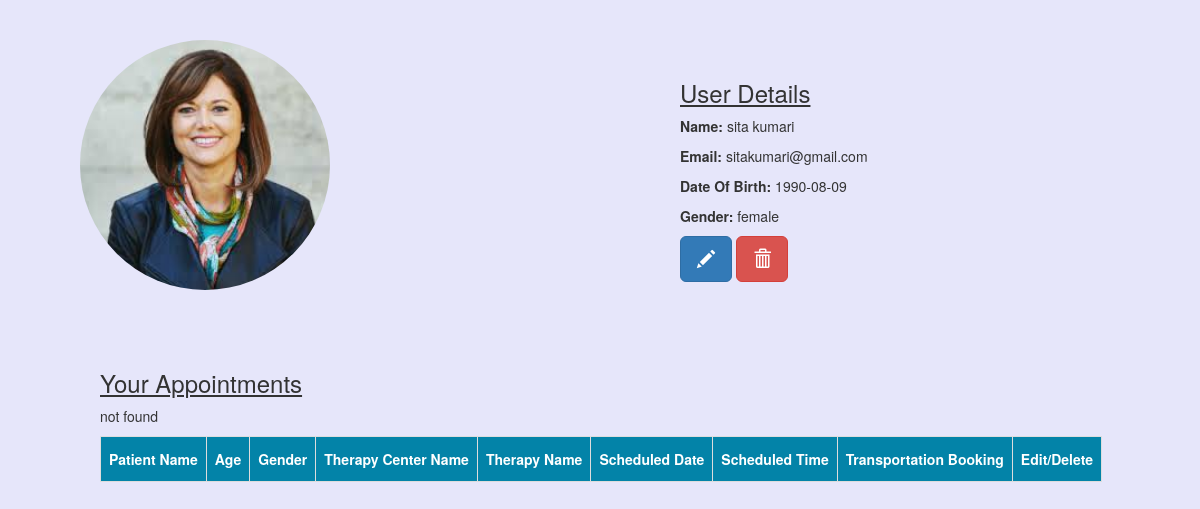
Screenshot of /normalconnect.php?username=sitakumari@gmail.com with the database file from the repository.
### tables this page shows
CREATE TABLE `client` (
  `id` int(10) NOT NULL,
  `name` varchar(250) NOT NULL,
  `surname` varchar(250) NOT NULL,
  `password` varchar(10) NOT NULL,
  `pass2` varchar(10) NOT NULL,
  `email` varchar(250) NOT NULL,
  `dob` date NOT NULL,
  `gender` varchar(10) NOT NULL
);

### normalconnect.php (the view, shortened to what this page needs)
<?php
	$uname=$_GET['username'];
$mysqli=NEW MySQLi('localhost','root','','registration');
$resultSet= $mysqli->query("SELECT * FROM client where email='$uname'");
echo"<!DOCTYPE html><html>".
"<head>".
"<title>My Account</title>".
  "<meta charset='utf-8'>".
  "<meta name='viewport' content='width=device-width, initial-scale=1'>".
  "<link rel='stylesheet' href='https://maxcdn.bootstrapcdn.com/bootstrap/3.3.7/css/bootstrap.min.css'>".
  "<script src='https://ajax.googleapis.com/ajax/libs/jquery/3.3.1/jquery.min.js'></script>".
  "<script src='https://maxcdn.bootstrapcdn.com/bootstrap/3.3.7/js/bootstrap.min.js'></script>".
  "<link rel='stylesheet' href='myacc.css'>".
"</head>".
"<body style='background-color:#E6E6FA'>".
"<div class='containers'>";
echo "<div class='split1 left'>".
"<img src='acc.jpg' alt='Profile Pic' width='250' height='250'></div>".
"<div class='split1 right1'>".
"<div class='box1'>";
if($resultSet->num_rows !=0){
	echo"<h3><u>User Details</u></h3>";
	while($rows=$resultSet->fetch_assoc())
	{
		$id=$rows['id'];
		$fname=$rows['name'];
		$lname=$rows['surname'];
		$url3="edituser.php?id=".$id;
		$url4="deleteuser.php?id=".$id;
		echo"<p><b> Name:</b> $fname $lname</p>";
		echo"<p><b> Email:</b> ". $rows['email']."</p>";
		echo"<p><b> Date Of Birth: </b>". $rows['dob']."</p>";
		echo"<p><b> Gender:</b> ". $rows['gender']."</p>";
		echo"
        <a href='$url3' class='btn btn-primary btn-lg'>
          <span class='glyphicon glyphicon-pencil'></span>
        </a> <a href='$url4' class='btn btn-danger btn-lg'>
          <span class='glyphicon glyphicon-trash'></span>
        </a>";
	}
}
echo "</div></div><div class='box2'>";
	echo"<p><h3><u>Your Appointments</u></h3></p>";
	$mysqli=NEW MySQLi('localhost','root','','registration');
	$resultSet= $mysqli->query("SELECT * FROM appointments where email='$uname'");
	echo"<table class='customers'><thead><tr>".
	  "<th>Patient Name</th>".
        "<th>Age</th>".
		"<th>Gender</th>".
		"<th>Therapy Center Name</th>".
		"<th>Therapy Name</th>".
		"<th>Scheduled Date</th>".
		"<th>Scheduled Time</th>".
		"<th>Transportation Booking</th>".
		"<th>Edit/Delete</th>".
      "</tr>".
    "</thead>".
	"<tbody>";
if($resultSet->num_rows !=0){
	while($rows=$resultSet->fetch_assoc())
	{
		$fname=$rows['firstname'];
		$lname=$rows['lastname'];
		$id=$rows['id'];
		$url1="edit.php?id=".$id;
		$url2="delete.php?id=".$id;
		echo"<tr>";
		echo"<td>$fname $lname</td>";
		echo"<td> ". $rows['age']."</td>";
		echo"<td> ". $rows['gender']."</td>";
		echo"<td> ". $rows['centername']."</td>";
		echo"<td> ". $rows['tname']."</td>";
		echo"<td> ". $rows['date']."</td>";
		echo"<td> ". $rows['time']."</td>";
		echo"<td>".$rows['transport']."</td>";
		echo"<td>
        <a href='$url1' class='btn btn-primary btn-lg'>
          <span class='glyphicon glyphicon-pencil'></span>
        </a> <a href='$url2' class='btn btn-danger btn-lg'>
          <span class='glyphicon glyphicon-trash'></span>
        </a></td></tr>";
	}
	echo "</tbody>".
  "</table>";
 echo"</div></div></body></html>";
 }else{
	echo"<p>not found</p>";
}
?>

### myacc.css (style rules this page uses)
img { border-radius: 50%; }
.containers { position:relative; margin-top:5px; margin-left:80px; }
.containers .split1 { position: absolute; z-index: 1; overflow-x: hidden; padding-top: 20px; }
.left { left: 0; }
.right1 { right: 0; left: 600px; }
.containers .box1 { position:relative; margin-top:40px; border:2px black; width:300px; }
.containers .box2 { position:relative; top:350px; left:20px; right:20px; }
.customers td, .customers th { border: 1px solid #ddd; padding: 8px; }
.customers th { padding-top: 12px; padding-bottom: 12px; text-align: left; background-color: #0383a8; color: white; }

### rows the page displays
client: name "sita", surname "kumari", email "sitakumari@gmail.com", dob "1990-08-09", gender "female"
